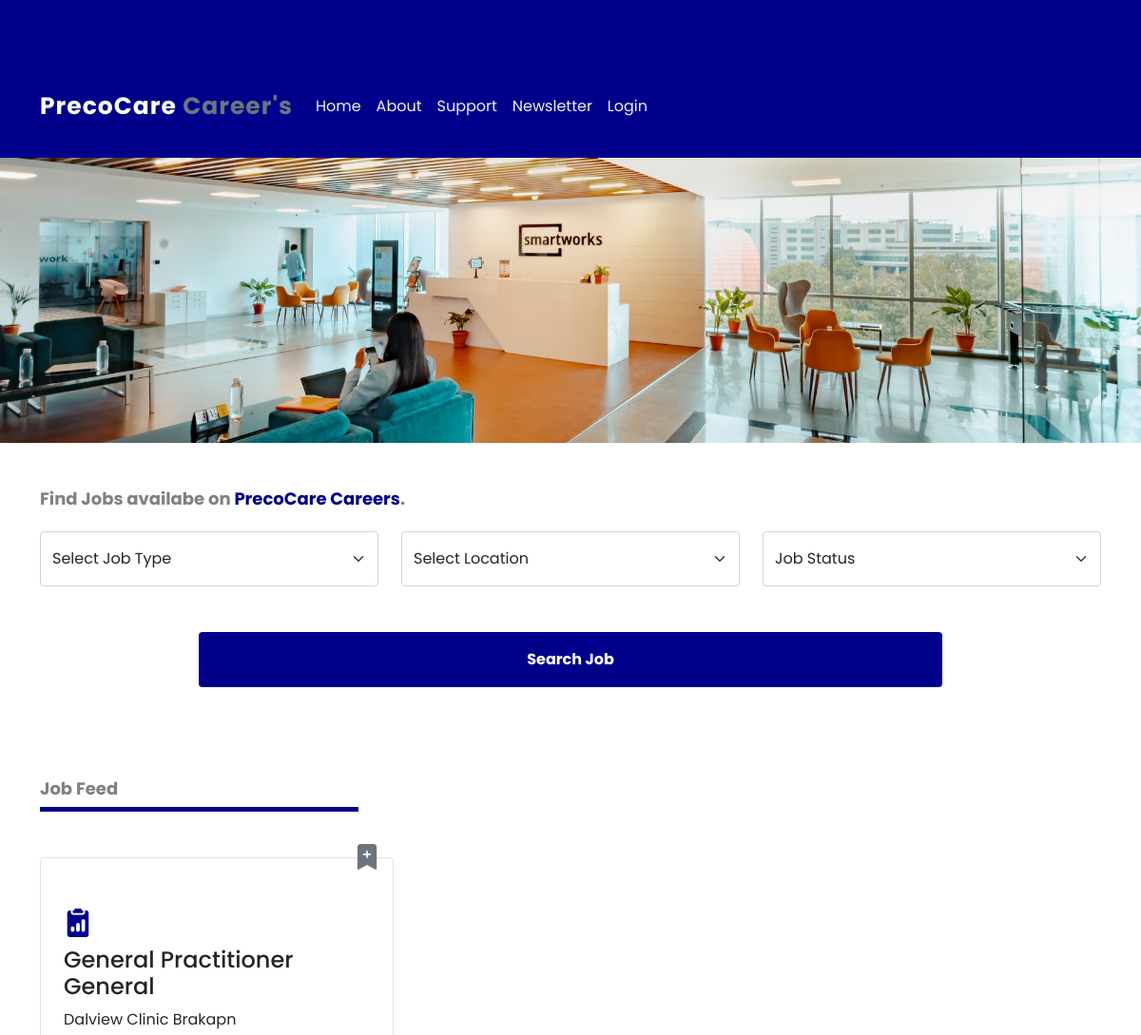
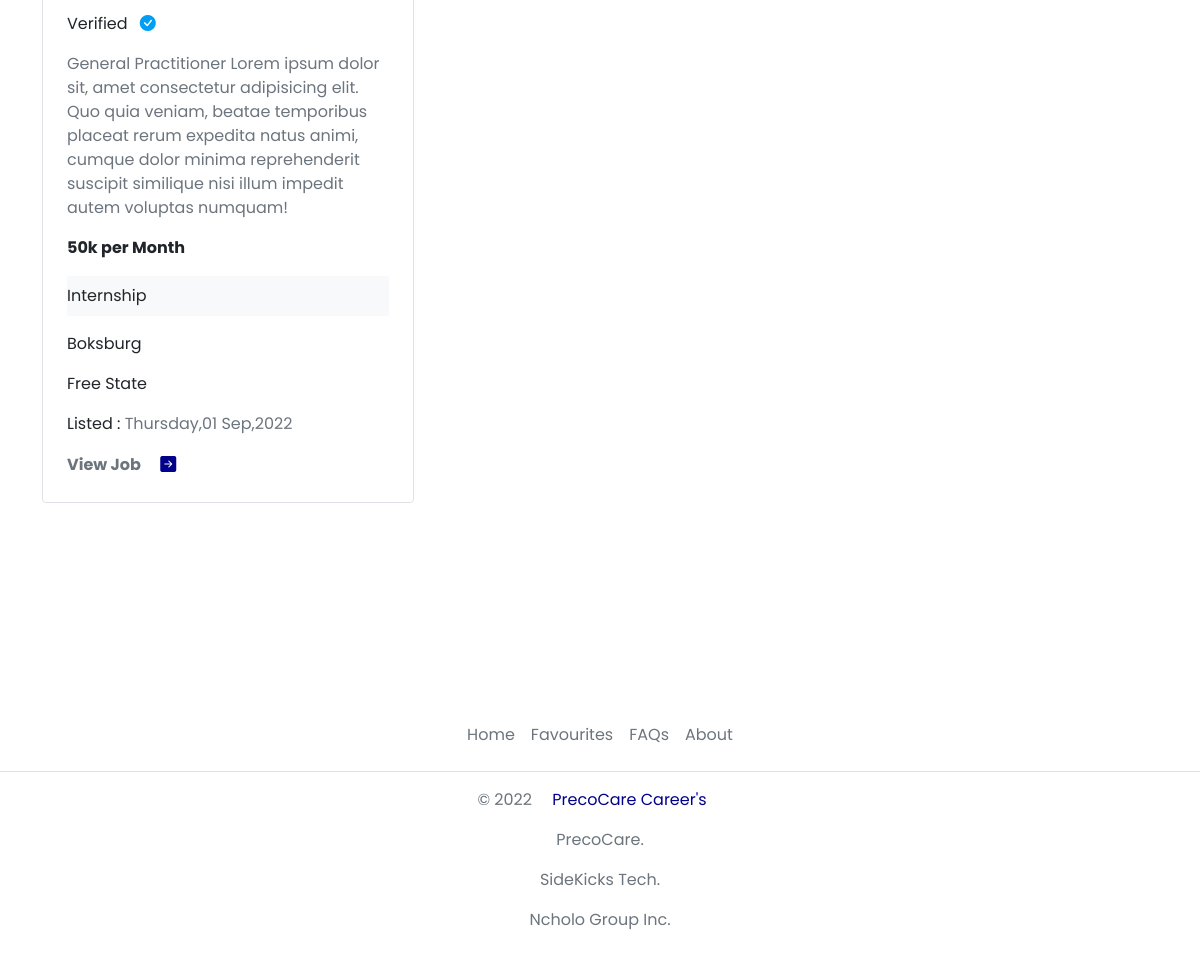
The page / on the database its author committed (2 pictures, top to bottom).
### PrecoCareCareers/models.py (models this page shows, shortened)
class Joblisting(models.Model):
    User = models.ForeignKey(User,null=True, on_delete=models.CASCADE , blank=True, related_name="user", default=None)
    agent = models.ForeignKey(AgentModel, on_delete=models.CASCADE , blank=True, related_name="employer", default=None)
    job_title = models.CharField(max_length=300,null=True)
    company = models.CharField(max_length=300,null=True)
    city = models.CharField(max_length=300,null=True)
    province = models.CharField(max_length=300,null=True)
    start_date = models.DateField(auto_now_add=False,null=True,blank=True)
    end_date = models.DateField(auto_now_add=False,null=True,blank=True)
    mon_fri = models.CharField(max_length=300,null=True)
    saturdays = models.CharField(max_length=300,null=True)
    sundays = models.CharField(max_length=300,null=True)
    holidays = models.CharField(max_length=300,null=True)
    job_status = models.CharField(max_length=300,null=True)
    contact_lenght = models.CharField(max_length=300,null=True)
    salary = models.CharField(max_length=300,null=True)
    open_positions = models.IntegerField(null=True,blank=True)
    requirements_1 = models.TextField(blank = True,null=True)
    requirements_2 = models.TextField(blank = True,null=True)
    requirements_3 = models.TextField(blank = True,null=True)
    extra_info = models.TextField(blank = True,null=True)
    deadline = models.DateField(auto_now_add=False,null=True,blank=True)
    start_date = models.DateField(auto_now_add=False,null=True,blank=True)
    application_status = models.CharField(max_length=300,null=True,default="Open")
    views = models.IntegerField(null=True,blank=True)
    paid_promo = models.CharField(max_length=300,null=True,default="No")
    favourite = models.ManyToManyField(Employee,related_name="user_favourite",blank=True,default=None)
    date_created = models.DateTimeField(auto_now_add=True, null=True)

### PrecoCareCareers/views.py (the view, shortened to what this page needs)
# urls.py: path('',views.IndexPage,name='index'),
def IndexPage(request):
    locations_list = LocationModel.objects.all().order_by('location_name')
    jobtype = JobTypeModel.objects.all().order_by('job_name')
    jobstatus = JobStatusModel.objects.all().order_by('status_name')
    userAuthenticated = request.user.is_authenticated
    if userAuthenticated:
        current_user = request.user
        userListing = CandidatesModel.objects.filter(User = current_user).values('listing')
        all_listings = Joblisting.objects.exclude(id__in= userListing)
    else:
        all_listings=Joblisting.objects.all()
    if userAuthenticated:
        if request.method == 'POST' and 'search-filter' in request.POST:
            current_user = request.user
            userListing = CandidatesModel.objects.filter(User = current_user).values('listing')
            all_listings = Joblisting.objects.exclude(id__in= userListing)
            title = request.POST.get('jobtitle')
            if title!=None:
                titleSearch =  all_listings.filter(job_title__icontains=title)
            location = request.POST.get('location')
            if location!=None:
                locationSearch =  titleSearch.filter(city__icontains=location)
            job = request.POST.get('jobstatus')
            if job!=None:
                jobSearch =  locationSearch.filter(job_status__icontains=job)
            all_listings = jobSearch
            context = {
                "locations_list": locations_list,
                "jobtype": jobtype,
                "jobstatus" : jobstatus,
                "all_listings" : all_listings
            }
            return render(request, 'PrecoCareCareers/index.html', context)
    else:
        if request.method == 'POST' and 'search-filter' in request.POST:
            all_listings = Joblisting.objects.all()
            title = request.POST.get('jobtitle')
            if title!=None:
                titleSearch =  all_listings.filter(job_title__icontains=title)
            location = request.POST.get('location')
            if location!=None:
                locationSearch =  titleSearch.filter(city__icontains=location)
            job = request.POST.get('jobstatus')
            if job!=None:
                jobSearch =  locationSearch.filter(job_status__icontains=job)
            all_listings = jobSearch
            context = {
                "locations_list": locations_list,
                "jobtype": jobtype,
                "jobstatus" : jobstatus,
                "all_listings" : all_listings
            }
            return render(request, 'PrecoCareCareers/index.html', context)
    context = {
        "locations_list": locations_list,
        "jobtype": jobtype,
        "jobstatus" : jobstatus,
        "all_listings" : all_listings
    }
    return render(request, 'PrecoCareCareers/index.html', context)

### PrecoCareCareers/templates/PrecoCareCareers/index.html (shortened to what this page needs)
{% extends 'PrecoCareCareers/base.html' %}
{% load static %}
{% block content %}
<section style="height: 10%; width: 100%;">
    <img src="{% static 'images/heroimage.jpg' %}" alt="" style="height: 300px; width: 100%; object-fit: cover;">
</section>
<section class="container mt-5">
    <h6 class="headings">Find Jobs availabe on <span style="color: darkblue;">PrecoCare Careers</span>.</h6>
    <form method="POST">
        <div class="row mt-3">
            <div class="col-sm-12 col-lg-4 mt-2">
                <select class="form-select py-3" aria-label="Default select example" name="jobtitle" >
                    <option selected value="">Select Job Type</option>
                </select>
            </div>
            <div class="col-sm-12 col-lg-4 mt-2">
                <select class="form-select py-3" aria-label="Default select example" name="location" >
                    <option selected value="">Select Location</option>
                </select>
            </div>
            <div class="col-sm-12 col-lg-4 mt-2">
                <select class="form-select py-3" aria-label="Default select example" name="jobstatus" >
                    <option selected value="">Job Status</option>
                </select>
            </div>
        </div>
        <center>
            <button type="sumit" name="search-filter" class="btn text-white py-3 mt-5 mb-5 fw-bold resize_button" style="background-color: darkblue; width: 100%;">Search Job</button>
        </center>
    </form>
</section>
<section class="container mt-5">
    <h6 class="headings">Job Feed</h6>
    <div class="line-divider"></div>
    <div class="row g-4 py-5 row-cols-1 row-cols-lg-3 mx-0 px-0">
        {% for listing in all_listings %}
        {% include 'partials/listingCard.html'%}
        {% empty %}
        <div class="col-12">
            <div  class="alert alert-primary" role="alert" style="width: 100% !important;">
                Sorry we could not find any listing.
            </div>
        </div>
        {% endfor %}
    </div>
</section>
{% endblock %}

### PrecoCareCareers/templates/partials/listingCard.html (shortened to what this page needs)
<div class="feature col border rounded p-4 position-relative">
  <form method="POST">
    <button type="submit" style="background-color: transparent; border: none;" name="add-favourite">
      <i class="bi bi-bookmark-plus-fill text-secondary  translate-middle position-absolute top-0 end-0" style="font-size: 27px;"></i>
    </button>
  </form>
    <i class="bi bi-clipboard2-data-fill icon-style"></i>
    <h4>{{listing.job_title}}</h4>
    <p>{{listing.company}}</p>
    {% if listing.agent.verified == "Yes"%}
    <p>Verified <i class="bi bi-check-circle-fill px-2" style="color: #009FF4;"></i></p>
    {% else %}
    <p class="text-secondary"><s>Verified <i class="bi bi-check-circle-fill px-2 text-secondary"></i></s></p>
    {% endif %}
    <p class="text-secondary">{{listing.extra_info}}</p>
    <p class="fw-bold">{{listing.salary}}</p>
    <p class="bg-light py-2">{{listing.job_status}}</p>
    <p>{{listing.city}}</p>
    <p>{{listing.province}}</p>
    <p>Listed : <span class="text-secondary">{{listing.date_created |date:"l,d M,Y"}}</span></p>
    <form  action="{% url 'details' listing.id %}" method="POST">
      <button class="bg-white px-0" type="submit" style="border: none;" name="views_count">
        <span class="text-secondary fw-bold">View Job </span><i class="bi bi-arrow-right-square-fill px-3" style="color: darkblue;"></i>
      </button>
    </form>
</div>

### static/css/main.css (style rules this page uses)
:root { --primary-color: darkblue; }
.body-fonts { font-family: 'Poppins', sans-serif !important; }
.headings { font-size: 18px; font-weight: 700; color: grey; }
.line-divider { height: 5px; background-color: darkblue; width: 30%; }
.icon-style { font-size: 30px; color: var(--primary-color); }

### PrecoCareCareers/templates/PrecoCareCareers/base.html (style rules this page uses)
:root { --primary-color: darkblue; }
.body-fonts { font-family: 'Poppins', sans-serif !important; }
.headings { font-size: 18px; font-weight: 700; color: grey; }
.line-divider { height: 5px; background-color: darkblue; width: 30%; }
.icon-style { font-size: 30px; color: var(--primary-color); }

### PrecoCareCareers/templates/PrecoCareCareers/index.html (style rules this page uses)
@media screen and (min-width: 821px) { .resize_button { width: 70% !important; background-color: darkblue !important; } }

### rows shown on the page
Joblisting: job_title "General Practitioner General", company "Dalview Clinic Brakapn", shows "Verified", extra_info "General Practitioner Lorem ipsum dolor sit, amet consectetur adipisicing elit. Quo quia veniam, beatae temporibus placeat rerum expedita natus animi, cumque dolor minima reprehenderit suscipit similique nisi illum impedit autem voluptas numquam!", salary "50k per Month", job_status "Internship", city "Boksburg", province "Free State", date_created "Thursday,01 Sep,2022"
